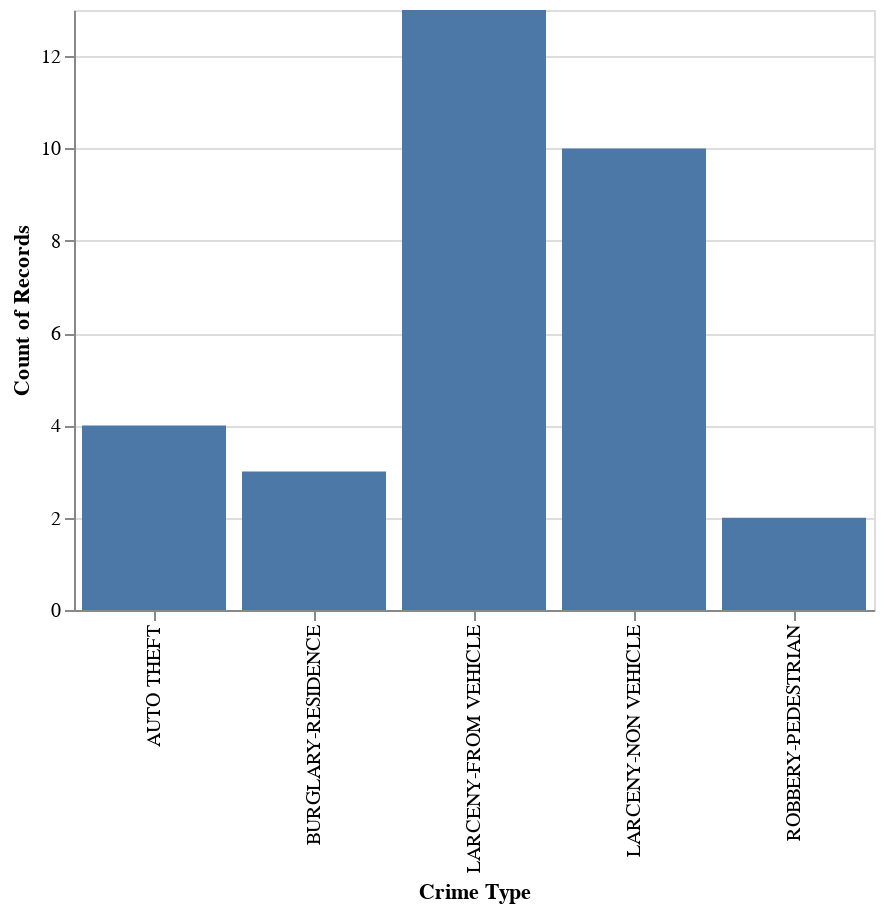

Notebook code for this chart:
### Code cell
Chart(crime_2018[crime_2018['Occur Date'] == '1/17/18']).mark_bar().encode(x=X('Crime Type', bin=False), y='count()')

### Figure 1 — Vega-Lite specification as saved in the notebook (floating-point values rounded to 4 significant figures)
{"$schema": "https://vega.github.io/schema/vega-lite/v2.6.0.json", "config": {"view": {"height": 300, "width": 400}}, "data": {"name": "data-a970b86b667cec6038cde5427ed702a6"}, "datasets": {"data-a970b86b667cec6038cde5427ed702a6": [{"Crime Type": "LARCENY-NON VEHICLE", "Latitude": 33.75, "Location": "1494 MEMORIAL DR SE", "Longitude": -84.34, "Neighborhood": "Zone 6", "Occur Date": "1/17/18", "Occur Time": 1944}, {"Crime Type": "LARCENY-FROM VEHICLE", "Latitude": 33.77, "Location": "633 PARKWAY DR NE", "Longitude": -84.37, "Neighborhood": "Zone 6", "Occur Date": "1/17/18", "Occur Time": 325}, {"Crime Type": "AUTO THEFT", "Latitude": 33.69, "Location": "3040 HEADLAND DR SW", "Longitude": -84.49, "Neighborhood": "Zone 4", "Occur Date": "1/17/18", "Occur Time": 2118}, {"Crime Type": "ROBBERY-PEDESTRIAN", "Latitude": 33.82, "Location": "2400 PARKLAND DR NE", "Longitude": -84.37, "Neighborhood": "Zone 2", "Occur Date": "1/17/18", "Occur Time": 38}, {"Crime Type": "LARCENY-NON VEHICLE", "Latitude": 33.74, "Location": "1770 S GORDON ST SW", "Longitude": -84.45, "Neighborhood": "Zone 4", "Occur Date": "1/17/18", "Occur Time": 620}, {"Crime Type": "LARCENY-NON VEHICLE", "Latitude": 33.8, "Location": "209 ROBIN HOOD RD NE", "Longitude": -84.38, "Neighborhood": "Zone 5", "Occur Date": "1/17/18", "Occur Time": 720}, {"Crime Type": "ROBBERY-PEDESTRIAN", "Latitude": 33.74, "Location": "488 FLAT SHOALS AVE SE", "Longitude": -84.35, "Neighborhood": "Zone 6", "Occur Date": "1/17/18", "Occur Time": 206}, {"Crime Type": "LARCENY-NON VEHICLE", "Latitude": 33.69, "Location": "2841 GREENBRIAR PKWY", "Longitude": -84.49, "Neighborhood": "Zone 4", "Occur Date": "1/17/18", "Occur Time": 1245}, {"Crime Type": "LARCENY-NON VEHICLE", "Latitude": 33.76, "Location": "1275 CAROLINE ST NE @TARGET - CAROLINE", "Longitude": -84.35, "Neighborhood": "Zone 6", "Occur Date": "1/17/18", "Occur Time": 1304}, {"Crime Type": "LARCENY-NON VEHICLE", "Latitude": 33.76, "Location": "1275 CAROLINE ST NE @TARGET - CAROLINE", "Longitude": -84.35, "Neighborhood": "Zone 6", "Occur Date": "1/17/18", "Occur Time": 1508}, {"Crime Type": "LARCENY-NON VEHICLE", "Latitude": 33.75, "Location": "25 PIEDMONT AVE SE", "Longitude": -84.38, "Neighborhood": "Zone 5", "Occur Date": "1/17/18", "Occur Time": 1845}, {"Crime Type": "LARCENY-FROM VEHICLE", "Latitude": 33.8, "Location": "1812 PEACHTREE ST NW", "Longitude": -84.39, "Neighborhood": "Zone 2", "Occur Date": "1/17/18", "Occur Time": 1400}, {"Crime Type": "LARCENY-FROM VEHICLE", "Latitude": 33.75, "Location": "219 PRYOR ST SW", "Longitude": -84.39, "Neighborhood": "Zone 5", "Occur Date": "1/17/18", "Occur Time": 700}, {"Crime Type": "LARCENY-FROM VEHICLE", "Latitude": 33.74, "Location": "875 YORK AVE SW", "Longitude": -84.42, "Neighborhood": "Zone 4", "Occur Date": "1/17/18", "Occur Time": 1734}, {"Crime Type": "LARCENY-FROM VEHICLE", "Latitude": 33.77, "Location": "712 W PEACHTREE ST NW", "Longitude": -84.39, "Neighborhood": "Zone 5", "Occur Date": "1/17/18", "Occur Time": 1922}, {"Crime Type": "LARCENY-FROM VEHICLE", "Latitude": 33.74, "Location": "906 RALPH D ABERNATHY BLVD SW", "Longitude": -84.42, "Neighborhood": "Zone 4", "Occur Date": "1/17/18", "Occur Time": 2020}, {"Crime Type": "LARCENY-FROM VEHICLE", "Latitude": 33.77, "Location": "909 PONCE DE LEON AVE NE", "Longitude": -84.36, "Neighborhood": "Zone 6", "Occur Date": "1/17/18", "Occur Time": 1950}, {"Crime Type": "LARCENY-FROM VEHICLE", "Latitude": 33.78, "Location": "100 10TH ST NW", "Longitude": -84.39, "Neighborhood": "Zone 5", "Occur Date": "1/17/18", "Occur Time": 2200}, {"Crime Type": "LARCENY-FROM VEHICLE", "Latitude": 33.8, "Location": "1750 COMMERCE DR NW", "Longitude": -84.41, "Neighborhood": "Zone 5", "Occur Date": "1/17/18", "Occur Time": 1500}, {"Crime Type": "LARCENY-FROM VEHICLE", "Latitude": 33.75, "Location": "21 LARKIN PL SW", "Longitude": -84.4, "Neighborhood": "Zone 5", "Occur Date": "1/17/18", "Occur Time": 1800}, {"Crime Type": "LARCENY-FROM VEHICLE", "Latitude": 33.84, "Location": "1101 MOORES MILL RD NW", "Longitude": -84.42, "Neighborhood": "Zone 2", "Occur Date": "1/17/18", "Occur Time": 1800}, {"Crime Type": "LARCENY-FROM VEHICLE", "Latitude": 33.81, "Location": "2115 PIEDMONT RD NE", "Longitude": -84.37, "Neighborhood": "Zone 6", "Occur Date": "1/17/18", "Occur Time": 2000}, {"Crime Type": "LARCENY-FROM VEHICLE", "Latitude": 33.73, "Location": "728 PROVINCE PL SE", "Longitude": -84.36, "Neighborhood": "Zone 6", "Occur Date": "1/17/18", "Occur Time": 2000}, {"Crime Type": "BURGLARY-RESIDENCE", "Latitude": 33.76, "Location": "1435 MCLENDON AVE NE", "Longitude": -84.34, "Neighborhood": "Zone 6", "Occur Date": "1/17/18", "Occur Time": 1}, {"Crime Type": "BURGLARY-RESIDENCE", "Latitude": 33.76, "Location": "153 ROCKY FORD RD NE", "Longitude": -84.32, "Neighborhood": "Zone 6", "Occur Date": "1/17/18", "Occur Time": 1800}, {"Crime Type": "BURGLARY-RESIDENCE", "Latitude": 33.72, "Location": "1560 AVON AVE SW", "Longitude": -84.44, "Neighborhood": "Zone 4", "Occur Date": "1/17/18", "Occur Time": 2200}, {"Crime Type": "LARCENY-NON VEHICLE", "Latitude": 33.76, "Location": "265 PEACHTREE ST NE", "Longitude": -84.39, "Neighborhood": "Zone 5", "Occur Date": "1/17/18", "Occur Time": 2300}, {"Crime Type": "AUTO THEFT", "Latitude": 33.67, "Location": "140 MOUNT ZION RD SE", "Longitude": -84.38, "Neighborhood": "Zone 3", "Occur Date": "1/17/18", "Occur Time": 2300}, {"Crime Type": "AUTO THEFT", "Latitude": 33.84, "Location": "374 E PACES FERRY RD NE", "Longitude": -84.38, "Neighborhood": "Zone 2", "Occur Date": "1/17/18", "Occur Time": 0}, {"Crime Type": "LARCENY-NON VEHICLE", "Latitude": 33.77, "Location": "405 4TH ST NE", "Longitude": -84.37, "Neighborhood": "Zone 5", "Occur Date": "1/17/18", "Occur Time": 39}, {"Crime Type": "AUTO THEFT", "Latitude": 33.75, "Location": "3440 BOULDER PARK DR SW", "Longitude": -84.5, "Neighborhood": "Zone 4", "Occur Date": "1/17/18", "Occur Time": 0}, {"Crime Type": "LARCENY-NON VEHICLE", "Latitude": 33.76, "Location": "1036 MAYSON TURNER RD NW", "Longitude": -84.42, "Neighborhood": "Zone 1", "Occur Date": "1/17/18", "Occur Time": 1200}]}, "encoding": {"x": {"bin": false, "field": "Crime Type", "type": "nominal"}, "y": {"aggregate": "count", "type": "quantitative"}}, "mark": "bar"}
